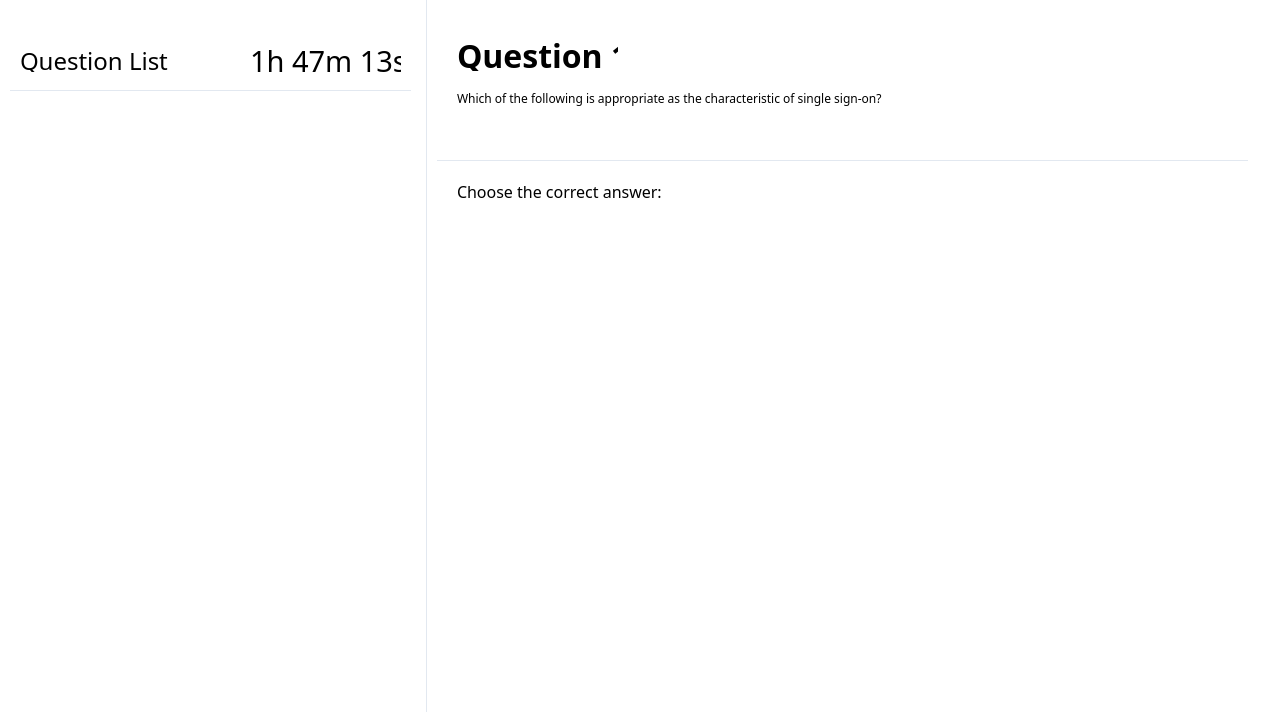
<?xml version="1.0" encoding="UTF-8"?>
<ui version="4.0">
 <class>ExamWindow</class>
 <widget class="QMainWindow" name="ExamWindow">
  <property name="geometry">
   <rect>
    <x>0</x>
    <y>0</y>
    <width>1280</width>
    <height>712</height>
   </rect>
  </property>
  <property name="windowTitle">
   <string>MainWindow</string>
  </property>
  <property name="styleSheet">
   <string notr="true">QMainWindow {
	background-color: rgb(224,224,224);
}</string>
  </property>
  <widget class="QWidget" name="centralwidget">
   <layout class="QHBoxLayout" name="horizontalLayout">
    <property name="spacing">
     <number>0</number>
    </property>
    <property name="leftMargin">
     <number>0</number>
    </property>
    <property name="topMargin">
     <number>0</number>
    </property>
    <property name="rightMargin">
     <number>0</number>
    </property>
    <property name="bottomMargin">
     <number>0</number>
    </property>
    <item>
     <widget class="QWidget" name="widget" native="true">
      <property name="sizePolicy">
       <sizepolicy hsizetype="Preferred" vsizetype="Preferred">
        <horstretch>4</horstretch>
        <verstretch>0</verstretch>
       </sizepolicy>
      </property>
      <property name="styleSheet">
       <string notr="true">#widget {
	background-color: #fff;
	border-right: 1px solid #e2e8f0;
}</string>
      </property>
      <widget class="QWidget" name="gridLayoutWidget">
       <property name="geometry">
        <rect>
         <x>10</x>
         <y>120</y>
         <width>401</width>
         <height>561</height>
        </rect>
       </property>
       <layout class="QGridLayout" name="gridLayout"/>
      </widget>
      <widget class="QWidget" name="widget_3" native="true">
       <property name="geometry">
        <rect>
         <x>10</x>
         <y>30</y>
         <width>401</width>
         <height>61</height>
        </rect>
       </property>
       <property name="styleSheet">
        <string notr="true">border-bottom: 1px solid #e2e8f0;</string>
       </property>
       <widget class="QLabel" name="label">
        <property name="geometry">
         <rect>
          <x>10</x>
          <y>20</y>
          <width>151</width>
          <height>22</height>
         </rect>
        </property>
        <property name="font">
         <font>
          <family>Source Sans 3 SemiBold</family>
          <pointsize>18</pointsize>
         </font>
        </property>
        <property name="styleSheet">
         <string notr="true">border: none;</string>
        </property>
        <property name="text">
         <string>Question List</string>
        </property>
       </widget>
       <widget class="QLabel" name="label_2">
        <property name="geometry">
         <rect>
          <x>240</x>
          <y>20</y>
          <width>151</width>
          <height>22</height>
         </rect>
        </property>
        <property name="font">
         <font>
          <family>Source Sans 3</family>
          <pointsize>22</pointsize>
         </font>
        </property>
        <property name="styleSheet">
         <string notr="true">border: none;</string>
        </property>
        <property name="text">
         <string>1h 47m 13s</string>
        </property>
       </widget>
      </widget>
     </widget>
    </item>
    <item>
     <widget class="QWidget" name="widget_2" native="true">
      <property name="sizePolicy">
       <sizepolicy hsizetype="Preferred" vsizetype="Preferred">
        <horstretch>8</horstretch>
        <verstretch>0</verstretch>
       </sizepolicy>
      </property>
      <property name="font">
       <font>
        <family>Source Sans 3</family>
        <pointsize>12</pointsize>
       </font>
      </property>
      <property name="styleSheet">
       <string notr="true">background-color: #fff;</string>
      </property>
      <widget class="QWidget" name="widget_4" native="true">
       <property name="geometry">
        <rect>
         <x>10</x>
         <y>10</y>
         <width>811</width>
         <height>151</height>
        </rect>
       </property>
       <property name="styleSheet">
        <string notr="true">#widget_4{
	border-bottom: 1px solid #e2e8f0;
}</string>
       </property>
       <widget class="QLabel" name="label_3">
        <property name="geometry">
         <rect>
          <x>20</x>
          <y>30</y>
          <width>161</width>
          <height>31</height>
         </rect>
        </property>
        <property name="font">
         <font>
          <family>Source Sans 3</family>
          <pointsize>24</pointsize>
          <weight>75</weight>
          <italic>false</italic>
          <bold>true</bold>
         </font>
        </property>
        <property name="text">
         <string>Question 1</string>
        </property>
       </widget>
       <widget class="QLabel" name="label_4">
        <property name="geometry">
         <rect>
          <x>20</x>
          <y>80</y>
          <width>771</width>
          <height>61</height>
         </rect>
        </property>
        <property name="font">
         <font>
          <family>Source Sans 3</family>
         </font>
        </property>
        <property name="text">
         <string>Which of the following is appropriate as the characteristic of single sign-on?</string>
        </property>
        <property name="alignment">
         <set>Qt::AlignLeading|Qt::AlignLeft|Qt::AlignTop</set>
        </property>
        <property name="wordWrap">
         <bool>true</bool>
        </property>
       </widget>
      </widget>
      <widget class="QLabel" name="label_5">
       <property name="geometry">
        <rect>
         <x>30</x>
         <y>180</y>
         <width>281</width>
         <height>22</height>
        </rect>
       </property>
       <property name="font">
        <font>
         <family>Source Sans 3</family>
         <pointsize>12</pointsize>
         <weight>50</weight>
         <bold>false</bold>
        </font>
       </property>
       <property name="text">
        <string>Choose the correct answer:</string>
       </property>
      </widget>
     </widget>
    </item>
   </layout>
  </widget>
 </widget>
 <resources/>
 <connections/>
</ui>
